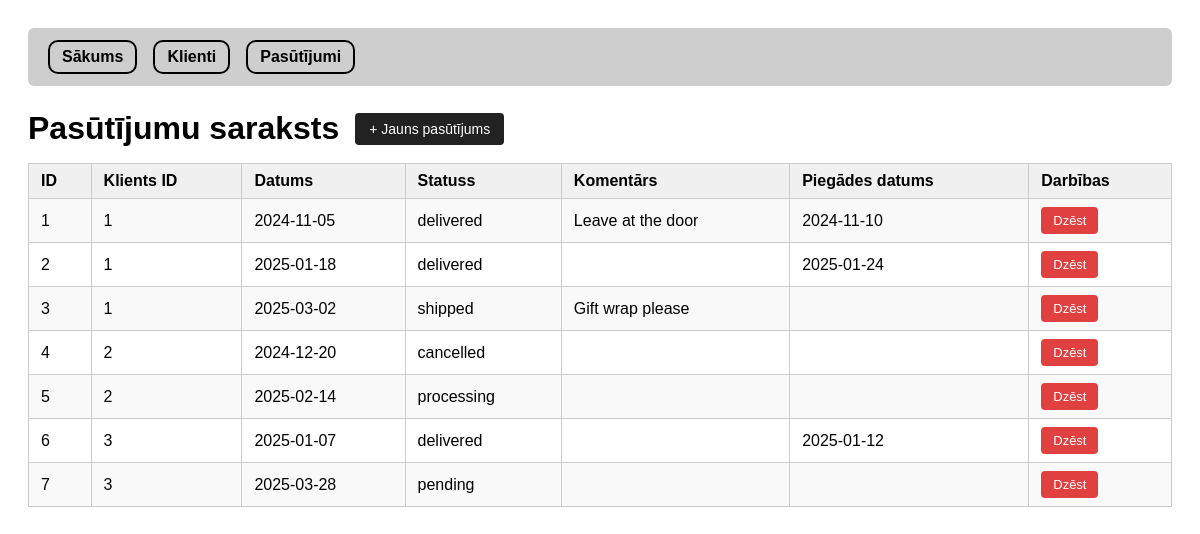
The page /orders on the database its author committed.
### tables this page shows
CREATE TABLE `orders` (
  `order_id` int unsigned NOT NULL AUTO_INCREMENT,
  `customer_id` int unsigned NOT NULL,
  `order_date` date NOT NULL,
  `status` varchar(20) NOT NULL DEFAULT 'pending',
  `comment` varchar(500) DEFAULT NULL,
  `delivery_date` date DEFAULT NULL,
  PRIMARY KEY (`order_id`),
  KEY `customer_id` (`customer_id`),
  CONSTRAINT `orders_ibfk_1` FOREIGN KEY (`customer_id`) REFERENCES `customers` (`customer_id`)
);

### src/controllers/OrderController.php (called while the page is built, shortened)
<?php
class OrderController
{
    public static function index(): void
    {
        $status = $_GET['status'] ?? null;
        $orders = $status ? Order::getByStatus($status) : Order::getAll();
        require __DIR__ . '/../views/orders.php';
    }
}

### db/DB.php (called while the page is built, shortened)
<?php
class DB
{
    private static PDO $pdo;
    public static function connect(): void
    {
        self::$pdo = new PDO(
            "mysql:host={$_ENV['DB_HOST']};dbname={$_ENV['DB_NAME']};charset=utf8mb4",
            $_ENV['DB_USER'],
            $_ENV['DB_PASS']
        );
        self::$pdo->setAttribute(PDO::ATTR_ERRMODE, PDO::ERRMODE_EXCEPTION);
    }
    public static function query(string $sqlQuery): array
    {
        $stmt = self::$pdo->query($sqlQuery);
        return $stmt->fetchAll(PDO::FETCH_ASSOC);
    }
}

### src/models/Order.php (called while the page is built, shortened)
<?php
class Order
{
    public function __construct(array $row)
    {
        $this->order_id      = $row['order_id'];
        $this->customer_id   = $row['customer_id'];
        $this->order_date    = $row['order_date'];
        $this->status        = $row['status'];
        $this->comment       = $row['comment'];
        $this->delivery_date = $row['delivery_date'];
    }
    public static function getAll(): array
    {
        $rows = DB::query('SELECT * FROM orders');
        return array_map(fn($row) => new self($row), $rows);
    }
}

### src/views/orders.php (the view, shortened to what this page needs)
<!DOCTYPE html>
<html lang="lv">
<head>
</head>
<body>
    <?php require __DIR__ . '/nav.php'; ?>
    <div class="top">
        <h1>Pasūtījumu saraksts</h1>
        <a href="/orders/create" class="btn">+ Jauns pasūtījums</a>
    </div>
    <table>
        <tr>
            <th>ID</th>
            <th>Klients ID</th>
            <th>Datums</th>
            <th>Statuss</th>
            <th>Komentārs</th>
            <th>Piegādes datums</th>
            <th>Darbības</th>
        </tr>
        <?php foreach ($orders as $order): ?>
        <tr>
            <td><?= htmlspecialchars($order->order_id) ?></td>
            <td><?= htmlspecialchars($order->customer_id) ?></td>
            <td><?= htmlspecialchars($order->order_date) ?></td>
            <td><?= htmlspecialchars($order->status) ?></td>
            <td><?= htmlspecialchars($order->comment ?? '') ?></td>
            <td><?= htmlspecialchars($order->delivery_date ?? '') ?></td>
            <td>
                <form method="POST" action="/orders/<?= $order->order_id ?>/delete">
                    <button type="submit" class="btn-delete">Dzēst</button>
                </form>
            </td>
        </tr>
        <?php endforeach; ?>
    </table>
</body>
</html>

### src/views/nav.php
<nav>
    <a href="/">Sākums</a>
    <a href="/customers">Klienti</a>
    <a href="/orders">Pasūtījumi</a>
</nav>

### src/views/orders.php (style rules this page uses)
body { font-family: Arial, sans-serif; padding: 20px; }
nav { display: flex; gap: 16px; margin-bottom: 24px; background: #cecece; padding: 12px 20px; border-radius: 6px; }
nav a { text-decoration: none; color: #000000; font-weight: 700; border: 2px solid black; border-radius: 10px; padding: 6px 12px; }
table { border-collapse: collapse; width: 100%; }
th, td { border: 1px solid #ccc; padding: 8px 12px; text-align: left; }
th { background-color: #f0f0f0; }
tr:nth-child(even) { background-color: #f9f9f9; }
.top { display: flex; align-items: center; gap: 16px; margin-bottom: 16px; }
.top h1 { margin: 0; }
.btn { padding: 8px 14px; background: #222; color: #fff; text-decoration: none; border-radius: 4px; font-size: 14px; }
.btn-delete { background: #e04040; border: none; cursor: pointer; font-size: 13px; padding: 6px 12px; color: #fff; border-radius: 4px; }

### rows shown on the page
orders: order_id "1", customer "1", order_date "2024-11-05", status "delivered", comment "Leave at the door", delivery_date "2024-11-10"
orders: order_id "2", customer "1", order_date "2025-01-18", status "delivered", delivery_date "2025-01-24"
orders: order_id "3", customer "1", order_date "2025-03-02", status "shipped", comment "Gift wrap please"
orders: order_id "4", customer "2", order_date "2024-12-20", status "cancelled"
orders: order_id "5", customer "2", order_date "2025-02-14", status "processing"
orders: order_id "6", customer "3", order_date "2025-01-07", status "delivered", delivery_date "2025-01-12"
orders: order_id "7", customer "3", order_date "2025-03-28", status "pending"
